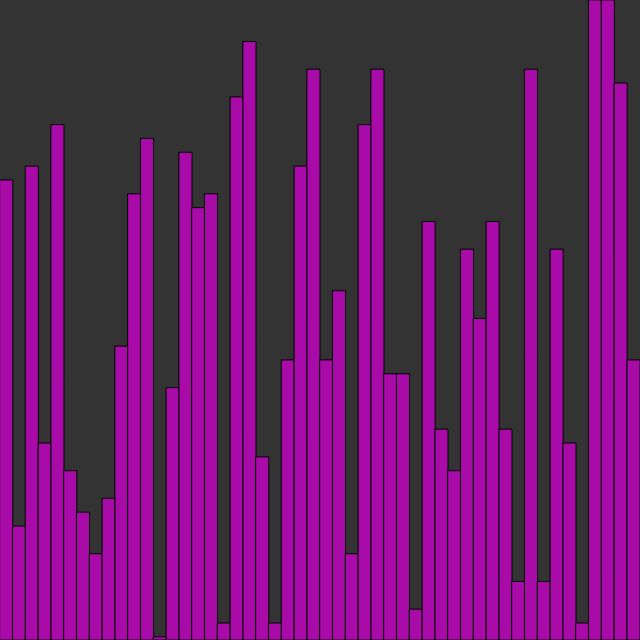
Frame 1 (no input)
Frame 60 (no input): identical to frame 1, image omitted
Frame 120 (the mouse pressed at the canvas centre since frame 60): identical to frame 1, image omitted

The p5.js sketch that drew this single still picture (run headless with seeded random() and noise() and a simulated clock; from frame 60 on, the mouse is pressed at the canvas centre):

// p5.js sketch
// ── sketch.js
let r = 32;
let arr;
let minElement;
let maxElement;
let dy;
let showNumbers;
let numberCount = 50;

function setup() {
    createCanvas(640, 640);
    background(0);

    arr = randomArray(numberCount, 1, 50);
    calculateArray(arrayExtremums(arr));
    showNumbers = false;
}

function calculateArray(ext) {
    minElement = ext['min'];
    maxElement = ext['max'];
    r = width / arr.length;
}

function arrayExtremums(a) {
    let tmpMin = 0;
    let tmpMax = 0;

    for (let i = 1; i < a.length; i++) {
        if (a[i] < a[tmpMin])
            tmpMin = i;
        if (a[i] > a[tmpMax])
            tmpMax = i;
    }

    return {
        "min": a[tmpMin],
        "max": a[tmpMax]
    };
}

function randomArray(n, min, max) {
    let a = [];

    for (let i = 0; i < n; i++) {
        a.push(Math.floor(random(min, max)));
    }

    return a;
}

function draw() {
    clear();
    background(51);

    for (let i = 0; i < arr.length; i++) {
        fill(200, 0, 200, 200);
        let yy = map(arr[i], minElement, maxElement, r / 4, height);
        rect(i * r, height - yy, r, yy);

        if (showNumbers) {
            textSize(24);
            fill(255);
            text(arr[i], i*r + r/2, height - 24);
        }
    }
}

// ── array.js
function calculateArray(ext) {
    minElement = ext['min'];
    maxElement = ext['max'];
}

function arrayExt(a) {
    let tmpMin = 0;
    let tmpMax = 0;

    for (let i = 1; i < a.length; i++) {
        if (a[i] < a[tmpMin])
            tmpMin = i;
        if (a[i] > a[tmpMax])
            tmpMax = i;
    }

    return {
        "min": a[tmpMin],
        "max": a[tmpMax]
    };
}

function randomArray(n, min, max) {
    let a = [];

    for (let i = 0; i < n; i++) {
        a.push(random(min, max));
    }

    return a;
}

function orderedArray(n) {
    let a = [];

    for (let i = 1; i <= n; i++) {
        a.push(i);
    }

    return a;
}

function shuffleArray(a) {
    return shuffle(a);
}

// ── dom.js
let algSelect;
let nSelect;
let startButton;
let generateButton;
let orderedButton;
let shuffleButton;
let resetButton;
let helpButton;

function initDOM() {
    algSelect = document.getElementById('alg-select');
    nSelect = document.getElementById('n-select');
    startButton = document.getElementById('start-button');
    generateButton = document.getElementById('generate-button');
    orderedButton = document.getElementById('ordered-button');
    shuffleButton = document.getElementById('shuffle-button');
    resetButton = document.getElementById('reset-button');
    helpButton = document.getElementById('help-button');

    algSelect.onchange = () => {
        reset();
        updateCurrentAlgorithm(algSelect);
        generateRandomArray();
    };

    nSelect.onchange = () => {
        reset();
        updateElementCount(nSelect);
        generateRandomArray();
    };

    for (let a in algorithmNames) {
        if (algorithmNames.hasOwnProperty(a)) {
            let opt = document.createElement('option');
            opt.appendChild(document.createTextNode(a));
            opt.value = algorithmNames[a];
            opt.classList.add('nav-bar-select-item');
            algSelect.appendChild(opt);

        }
    }

    for (let i = 8; i <= 512; i *= 2) {
        let opt = document.createElement('option');
        opt.appendChild(document.createTextNode(i.toString()));
        opt.value = i.toString();
        opt.classList.add('nav-bar-select-item');
        nSelect.appendChild(opt);
    }

    updateCurrentAlgorithm(algSelect);
    updateElementCount(nSelect);

    startButton.onclick = function () {
        reset();
        lastOperationTime = callSortFunction(currAlg);
        drawingStatus = true;
    };

    generateButton.onclick = () => {
        generateRandomArray();
        reset();
    };

    orderedButton.onclick = () => {
        generateOrderedArray();
        reset();
    };

    shuffleButton.onclick = () => {
        arr = shuffleArray(arr);
        reset();
    };

    resetButton.onclick = reset;

    helpButton.onclick = () => alert('Select your algorithm and click start.');
}

function generateOrderedArray() {
    if (loopStatus !== 'loop') {
        arr = orderedArray(elementCount);
        calculateArray(arrayExt(arr));
    }
}

function generateRandomArray() {
    if (loopStatus !== 'loop') {
        arr = randomArray(elementCount, 1, 50);
        calculateArray(arrayExt(arr));
    }
}

function updateElementCount(selector) {
    elementCount = getElementCount(selector);
}

function getElementCount(selector) {
    return parseInt(selector.value);
}

function updateCurrentAlgorithm(selector) {
    currAlg = getAlgorithmName(selector)
}

function getAlgorithmName(selector) {
    return selector.value;
}

// ── sort.js
function callSortFunction(fName) {
    allArr = [];
    drawingStatus = true;
    loopStatus = "loop";
    let before;
    let after;

    before = millis();

    switch (fName) {
        case 'bubbleSort':
            bubbleSort(arr.slice());
            break;
        case 'quickSort':
            quickSort(arr.slice(), 0, arr.length - 1);
            break;
        case 'mergeSort':
            mergeSort(arr.slice(), 0, arr.length - 1);
            break;
        case 'insertionSort':
            insertionSort(arr.slice());
            break;
        case 'selectionSort':
            selectionSort(arr.slice());
            break;
        case 'heapSort':
            heapSort(arr.slice());
            break;
        case 'timSort':
            timSort(arr.slice());
            break;
        case 'radixSort':
            if (arr.some(e => e !== Math.floor(e))) {
                alert('Radix sort can be applied to integer values');
                return 0;
            } else {
                radixSort(arr.slice());
            }
            break;
    }

    after = millis();
    return after - before;
}

function bubbleSort(a) {
    for (let i = 0; i < a.length - 1; i++) {
        for (let j = 0; j < a.length - i - 1; j++) {
            if (a[j] > a[j + 1]) {
                allArr.push(a.slice());

                let tmp = a[j];
                a[j] = a[j + 1];
                a[j + 1] = tmp;
            }
        }
    }

    allArr.push(a.slice());
}

function quickSort(a, low, high) {
    if (low < high) {
        let pIndex = quickSortPartition(a, low, high);
        quickSort(a, low, pIndex - 1);
        quickSort(a, pIndex + 1, high);
    }
}

function quickSortPartition(a, low, high) {
    let pivot = a[high];

    let i = low - 1;

    for (let j = low; j < high; j++) {
        if (a[j] < pivot) {
            allArr.push(a.slice());
            i++;

            let tmp = a[i];
            a[i] = a[j];
            a[j] = tmp;
        }
    }

    allArr.push(a.slice());
    i++;

    let tmp = a[high];
    a[high] = a[i];
    a[i] = tmp;

    allArr.push(a.slice());

    return i;
}

function mergeSort(a, low, high) {
    if (low < high) {
        let mid = parseInt(((low + high) / 2).toString());
        mergeSort(a, low, mid);
        mergeSort(a, mid + 1, high);
        merge(a, low, mid, high);
    }
}

function merge(a, low, mid, high) {
    let n1 = mid - low + 1;
    let n2 = high - mid;

    let l = new Array(n1);
    let r = new Array(n2);

    for (let i = 0; i < n1; i++) {
        l[i] = a[low + i];
    }

    for (let i = 0; i < n2; i++) {
        r[i] = a[mid + i + 1];
    }

    let i = 0;
    let j = 0;
    let k = low;

    while (i < n1 && j < n2) {
        if (l[i] <= r[j]) {
            a[k] = l[i];
            i++;
        } else {
            a[k] = r[j];
            j++;
        }

        k++;

        allArr.push(a.slice());
    }

    while (i < n1) {
        a[k] = l[i];
        i++;
        k++;

        allArr.push(a.slice());
    }

    while (j < n2) {
        a[k] = r[j];
        j++;
        k++;

        allArr.push(a.slice());
    }
}

function insertionSort(a) {
    for (let i = 0; i < a.length; i++) {
        let current = a[i];
        let j = i - 1;

        while (j >= 0 && a[j] > current) {
            a[j + 1] = a[j];
            j--;

            allArr.push(a.slice());
        }

        a[j + 1] = current;
        allArr.push(a.slice());
    }
}

function selectionSort(a) {
    allArr.push(a.slice());

    for (let i = 0; i < a.length - 1; i++) {
        let minIndex = i;

        for (let j = i + 1; j < a.length; j++) {
            if (a[j] < a[minIndex]) {
                minIndex = j;
            }
        }

        let tmp = a[minIndex];
        a[minIndex] = a[i];
        a[i] = tmp;

        allArr.push(a.slice());
    }
}

function heapSort(a) {
    for (let i = Math.floor(a.length / 2) - 1; i >= 0; i--) {
        heapify(a, a.length, i);
    }

    for (let i = a.length - 1; i >= 0; i--) {
        let tmp = a[0];
        a[0] = a[i];
        a[i] = tmp;

        allArr.push(a.slice());

        heapify(a, i, 0);
    }
}

function heapify(a, n, i) {
    let largest = i;
    let l = 2 * i + 1;
    let r = 2 * i + 2;

    if (l < n && a[l] > a[largest]) {
        largest = l;
    }

    if (r < n && a[r] > a[largest]) {
        largest = r;
    }

    if (largest !== i) {
        let tmp = a[i];
        a[i] = a[largest];
        a[largest] = tmp;

        allArr.push(a.slice());

        heapify(a, n, largest);
    }
}

function timSortInsertion(a, low, high) {
    for (let i = low + 1; i <= high; i++) {
        let tmp = a[i];
        let j = i - 1;

        while (a[j] > tmp && j >= low) {
            a[j+1] = a[j];
            j--;
            allArr.push(a.slice());
        }

        a[j+1] = tmp;
        allArr.push(a.slice());
    }

}

function timSort(a) {
    const RUN = 32;
    const n = a.length;

    for (let i = 0; i < n; i += RUN) {
        timSortInsertion(a, i, Math.min(i+RUN-1, n-1));
    }

    for (let size = RUN; size < n; size *= 2) {
        for (let left = 0; left < n; left += 2*size) {
            let mid = left + size - 1;
            let right = Math.min((left + 2*size-1), (n-1));
            merge(a, left, mid, right);
        }
    }
}

function radixSort(a) {
    let max = Math.max(...a); // Get maximum element
    for (let exp = 1; Math.floor(max / exp) > 0; exp *= 10) {
        countSort(a, exp);
    }
}

function countSort(a, exp) {
    let output = new Array(a.length).fill(0);
    let count = new Array(10).fill(0);

    for (let i = 0; i < a.length; i++) {
        count[ Math.floor(a[i] / exp) % 10 ]++;
    }

    for (let i = 1; i < 10; i++) {
        count[i] += count[i-1];
    }

    for (let i = a.length - 1; i >= 0; i--) {
        output[count[Math.floor(a[i]/exp)%10]-1] = a[i];
        count[Math.floor(a[i]/exp)%10]--;
    }

    for (let i = 0; i < a.length; i++) {
        a[i] = output[i];
        allArr.push(a.slice());
    }
}

// ── style.css
html, body {
    height: 100%;
}

body {
    display: flex;
    overflow: hidden;

    /* This centers our sketch horizontally. */
    justify-content: center;

    /* This centers our sketch vertically. */
    align-items: center;
}
